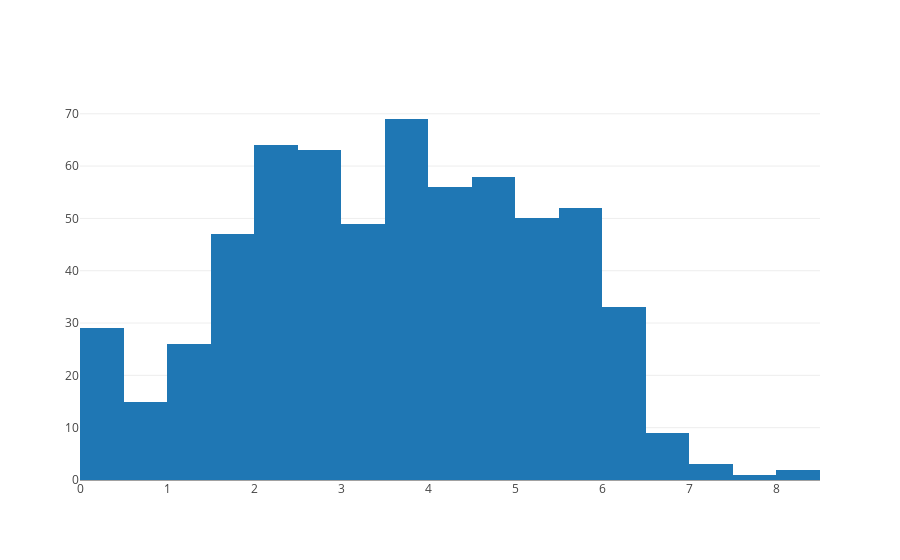

The code cell stored with this chart in its notebook:
### Code cell
data = [go.Histogram(x=predictors[predictorName])]
py.iplot(data)

### Figure 1 — Plotly figure (JSON) as saved in the notebook; plotly's stock layout.template omitted (floating-point values rounded to 4 significant figures; data arrays with more than 128 entries replaced by an {"elided": "..."} marker saying what was removed)
{"data": [{"type": "histogram", "uid": "d14d8612-be13-11e8-b8cc-f24755073ba0", "x": {"elided": "632 float values"}}], "layout": {}}
